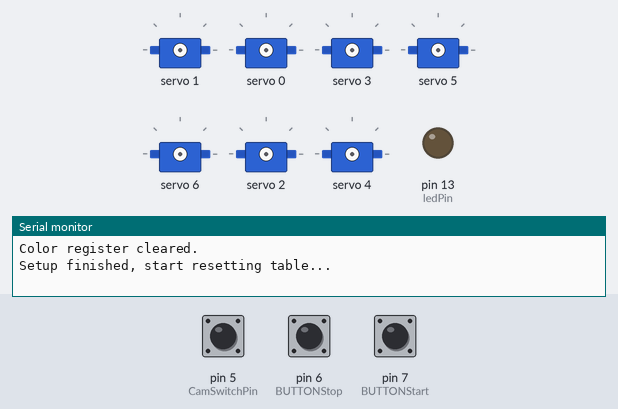
A sketch run on a simulated Arduino Uno, built with avr-gcc and run on an emulated ATmega328P. Shown: 7 × servo, output pins drawn as LEDs (lit = HIGH), the last lines printed to the serial monitor. The test bench sets the inputs (shaded band); at power-on: pin 6 (BUTTONStop) HIGH, pin 5 (CamSwitchPin) HIGH, pin 7 (BUTTONStart) HIGH. Pins used as bus, display or sensor lines are not drawn.

Above: at 1.2 s.
1.3 s: pin 6 (BUTTONStop) pulled LOW for 0.15 s
At 1.8 s:
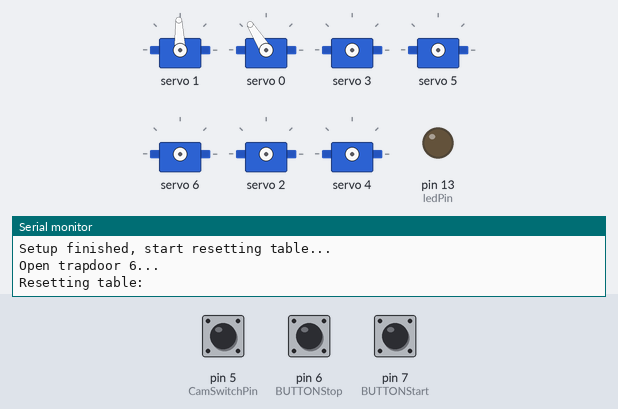
2.9 s: pin 5 (CamSwitchPin) pulled LOW for 3.2 s
At 7.5 s:
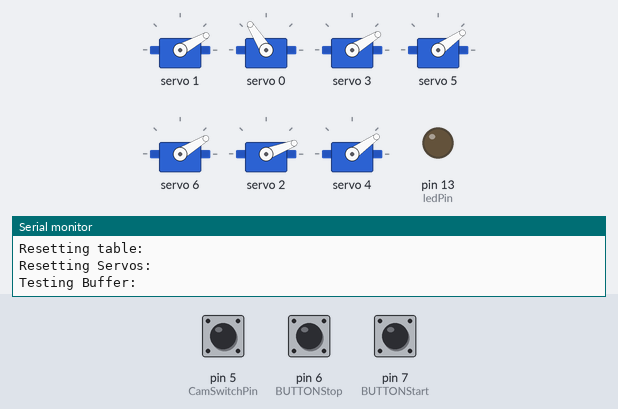
7.6 s: pin 6 (BUTTONStop) pulled LOW for 3.2 s
At 10.8 s:
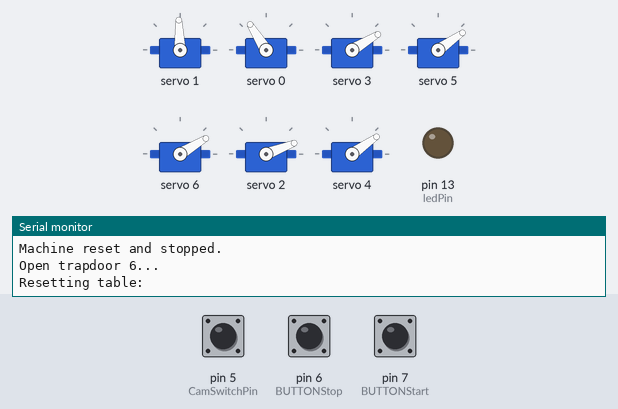
12.3 s: pin 5 (CamSwitchPin) pulled LOW for 3.2 s
At 18.3 s:
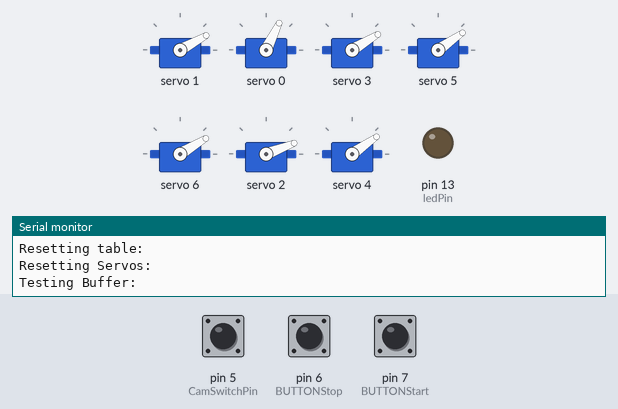
20.1 s: pin 7 (BUTTONStart) pulled LOW for 0.15 s
At 21.6 s:
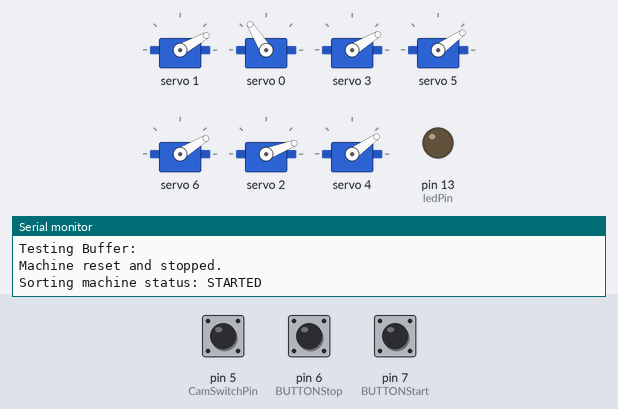
Timing chart, 0 to 22.7 s (numbered marks = the images above; inputs shaded):
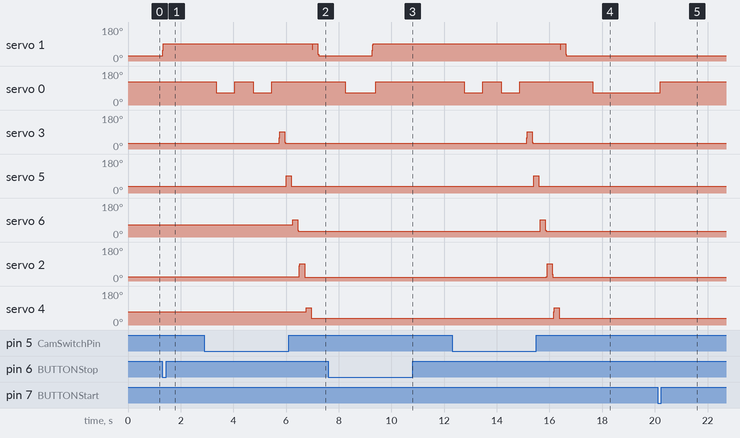

Measured:
- after the input at 1.3 s, servo 1: 28° → 92° at once
- after the input at 2.9 s, servo 1: 92° → 29° after 4.3 s; servo 0: alternates 122° for 0.70 s and 64° for 0.70 s, 4 changes in all, then stays 122°, starting after 0.45 s; servo 3: 30° → 92° after 2.8 s, → 31° 0.21 s later; servo 5: 37° → 92° after 3.1 s, → 35° 0.19 s later; servo 6: 65° → 92° after 3.4 s, → 31° 0.19 s later
- after the input at 7.6 s, servo 1: 29° → 92° after 1.7 s
- after the input at 12.3 s, servo 1: 92° → 29° after 4.3 s; servo 0: goes 64° 0.70 s, 122° 0.70 s, 64° 0.70 s, 122° 2.8 s, then 64°, starting after 0.45 s; servo 3: 31° → 92° after 2.8 s, → 31° 0.23 s later; servo 5: 35° → 92° after 3.1 s, → 35° 0.23 s later; servo 6: 31° → 92° after 3.3 s, → 31° 0.21 s later
- after the input at 20.1 s, servo 0: 64° → 122° after 0.11 s

The sketch:

SkittlesMachine.ino
```cpp
/*
  Skittles Color Sorting Machine
  Author: Rexo Ludus

  This project was created as part of an educational experience for a group of 10-year-old students
  in primary school. The goal was to spark their curiosity about technology and show how electronics,
  coding, and 3D design can be combined into a fun and working machine.

  The idea was to solve a 'real-world problem': sorting Skittles candy by color. Of course, the kids
  were quick to point out that they could easily sort the candy by hand — and much faster!
  But once they saw the motors, the sensors, and the mechanical arms in action, they were hooked.

  This project includes:
  - Arduino Uno R3 control code
  - 3D printed mechanical parts
  - A PCA9685 servo driver
  - A TCS3200 color sensor
  - Stepper motor turntable
  - Educational value: priceless

  I hope this inspires others to build, share, and promote technical education —
  especially for young minds who are just discovering how awesome engineering can be.

  Feel free to build upon this, remix it, and improve it — but most of all: share it with the next generation.
  De link to the 3D design: https://makerworld.com/en/models/1481101-skittlers-sorter#profileId-1546502

  #MoreKidsInTech
*/

#include <Wire.h>
#include <Adafruit_PWMServoDriver.h>

#define stepSize 10
#define ServoBuffer 0
#define Servo1 3
#define Servo2 5
#define Servo3 6
#define Servo4 2
#define Servo5 4
#define Servo6 1
#define StepDirPin 2
#define StepStepPin 3
#define StepEnablePin 4

#define CamSwitchPin 5
#define BOUNCE_CHECK_MS 5
#define STEP_DELAY_US 500
#define IGNORE_STEPS 150

#define S0 8
#define S1 9
#define S2 10
#define S3 11
#define sensorOut 12
#define ledPin 13
#define BUTTONStop 6
#define BUTTONStart 7

bool isRunning = false;
bool previousButtonState = HIGH;
unsigned long lastToggleTime = 0;
const unsigned long debounceDelay = 200;
int red = 0;
int green = 0;
int blue = 0;
int turnCount = 0;
String colorRegister[7] = { "", "", "", "", "", "", "" };

Adafruit_PWMServoDriver pwm = Adafruit_PWMServoDriver();

int servoMin[7] = {1100, 830, 750, 850, 900, 900, 850};
int servoMax[7] = {1600, 1500, 1500, 1500, 1500, 1500, 1500};
int servos[7] = { 0, 3, 5, 6, 2, 4, 1 };

String colorNames[7] = { "", "Purple", "Red", "Green", "Yellow", "Orange", "Black" };
int colorToPosition(String color) {
  if (color == "Purple") return 1;
  if (color == "Red") return 2;
  if (color == "Green") return 3;
  if (color == "Yellow") return 4;
  if (color == "Orange") return 5;
  if (color == "Black" || color == "-") return 6;
  return -1;
}

void setup() {
  pinMode(S0, OUTPUT);
  pinMode(S1, OUTPUT);
  pinMode(S2, OUTPUT);
  pinMode(S3, OUTPUT);
  pinMode(sensorOut, INPUT);
  pinMode(ledPin, OUTPUT);
  pinMode(BUTTONStart, INPUT_PULLUP);
  pinMode(BUTTONStop, INPUT_PULLUP);

  digitalWrite(ledPin, LOW);
  digitalWrite(S0, HIGH);
  digitalWrite(S1, HIGH);

  pinMode(CamSwitchPin, INPUT_PULLUP);
  Serial.begin(9600);
  pwm.begin();
  pwm.setPWMFreq(60);
  TurnOffServos();

  pinMode(StepDirPin, OUTPUT);
  pinMode(StepStepPin, OUTPUT);
  pinMode(StepEnablePin, OUTPUT);
  digitalWrite(StepEnablePin, HIGH);

  for (int i = 0; i < 7; i++) {
    colorRegister[i] = "";
  }
  Serial.println("Color register cleared.");
  Serial.println("Setup finished, start resetting table...");
  //reset();
}

void loop() {
  bool buttonState = digitalRead(BUTTONStart);

  if (buttonState == LOW && previousButtonState == HIGH && millis() - lastToggleTime > debounceDelay) {
    isRunning = !isRunning;
    lastToggleTime = millis();
    Serial.print("Sorting machine status: ");
    Serial.println(isRunning ? "STARTED" : "STOPPED");
  }

  previousButtonState = buttonState;

  if (isRunning) {
    Turntable();
    ColorCheck();
    ColorServo();
  }

  if (digitalRead(BUTTONStop) == LOW) {
    reset();
    isRunning = false;
    Serial.println("Machine reset and stopped.");
  }

  SerialCommands();
  delay(10);
}

void SerialCommands() {
  if (Serial.available() > 0) {
    String command = Serial.readStringUntil('\n');
    command.toLowerCase();
    command.trim();

    if (command.startsWith("test")) {
      int firstSpaceIndex = command.indexOf(' ');
      int secondSpaceIndex = command.indexOf(' ', firstSpaceIndex + 1);
      int servoNum, testCount = 1;

      if (firstSpaceIndex != -1) {
        servoNum = command.substring(firstSpaceIndex + 1, secondSpaceIndex != -1 ? secondSpaceIndex : command.length()).toInt();
        if (secondSpaceIndex != -1) {
          testCount = command.substring(secondSpaceIndex + 1).toInt();
          testCount = constrain(testCount, 1, 100);
        }

        if (servoNum >= 0 && servoNum < 7) {
          Serial.print("Starting test for servo ");
          Serial.print(servoNum);
          Serial.print(" for ");
          Serial.print(testCount);
          Serial.println(" times.");
          for (int i = 0; i < testCount; i++) {
            RunServo(servoNum);
          }
        } else {
          Serial.println("Servo number out of range.");
        }
      }
    } else if (command.startsWith("validate")) {
      Serial.println("Validating color 25 times...");
      for (int steps = 0; steps < 25; steps++) {
        Turntable();
        delay(100);
        ColorCheck();
      }
    } else if (command.startsWith("turn")) {
      Turntable();
    } else {
      Serial.println("Invalid command.");
    }
  }
}

void TurnOffServos() {
  for (int servoNum = 0; servoNum <= 7; servoNum++) {
    pwm.setPWM(servoNum, 0, 0);
  }
}

void reset() {
  for (int i = 0; i < 7; i++) {
    colorRegister[i] = "";
  }

  Serial.println("Open trapdoor 6...");
  OpenServo(servos[6]);
  Serial.println("Resetting table: ");
  for (int steps = 0; steps < 9; steps++) {
    Turntable();
  }
  Serial.println("Resetting Servos: ");
  for (int i = 1; i < 7; i++) {
    int servoChannel = servos[i];
    RunServo(servoChannel);
  }
  Serial.println("Testing Buffer: ");
  buffer(true);
  buffer(false);
  turnCount = 0;
}

void buffer(bool left) {
  int direction = left ? 1800 : 1200;
  pwm.writeMicroseconds(ServoBuffer, direction);
  delay(1000);
  TurnOffServos();
}

void RunServo(int servoNum) {
  int minPulse = servoMin[servoNum];
  int maxPulse = servoMax[servoNum];
  for (uint16_t microsec = minPulse; microsec < maxPulse; microsec += stepSize) {
    pwm.writeMicroseconds(servoNum, microsec);
  }
  delay(150);
  for (uint16_t microsec = maxPulse; microsec > minPulse; microsec -= stepSize) {
    pwm.writeMicroseconds(servoNum, microsec);
  }
  delay(10);
  TurnOffServos();
}

void OpenServo(int servoNum) {
  int minPulse = servoMin[servoNum];
  int maxPulse = servoMax[servoNum];
  for (uint16_t microsec = minPulse; microsec < maxPulse; microsec += stepSize) {
    pwm.writeMicroseconds(servoNum, microsec);
  }
  TurnOffServos();
}

void Turntable() {
  delay(100);
  digitalWrite(StepEnablePin, LOW);
  digitalWrite(StepDirPin, false);

  int bufferPulse = (turnCount / 2) % 2 == 0 ? 1800 : 1200;
  turnCount++;

  for (int stepCount = 0; stepCount < IGNORE_STEPS; stepCount++) {
    digitalWrite(StepStepPin, HIGH);
    pwm.writeMicroseconds(ServoBuffer, bufferPulse);
    delayMicroseconds(STEP_DELAY_US);
    digitalWrite(StepStepPin, LOW);
    delayMicroseconds(STEP_DELAY_US);
  }

  while (digitalRead(CamSwitchPin) == HIGH) {
    digitalWrite(StepStepPin, HIGH);
    pwm.writeMicroseconds(ServoBuffer, bufferPulse);
    delayMicroseconds(STEP_DELAY_US);
    digitalWrite(StepStepPin, LOW);
    delayMicroseconds(STEP_DELAY_US);
  }

  digitalWrite(StepEnablePin, HIGH);
  pwm.setPWM(ServoBuffer, 0, 0);

  for (int i = 6; i > 0; i--) {
    colorRegister[i] = colorRegister[i - 1];
  }
}

void ColorServo() {
  for (int i = 1; i < 7; i++) {
    String color = colorRegister[i];
    int desiredPosition = colorToPosition(color);

    if (desiredPosition == i) {
      RunServo(servos[i]);
      Serial.print("\u2192 Color "); Serial.print(color);
      Serial.print(" activated at position "); Serial.println(i);
    }
  }

  Serial.print("Color Register: ");
  for (int i = 0; i < 7; i++) {
    Serial.print(colorRegister[i]); Serial.print(" ");
  }
  Serial.println();
}

void ColorCheck() {
  digitalWrite(ledPin, HIGH);
  delay(250);
  digitalWrite(S2, LOW); digitalWrite(S3, LOW);
  int r = pulseIn(sensorOut, LOW);
  digitalWrite(S2, HIGH); digitalWrite(S3, HIGH);
  int g = pulseIn(sensorOut, LOW);
  digitalWrite(S2, LOW); digitalWrite(S3, HIGH);
  int b = pulseIn(sensorOut, LOW);
  digitalWrite(ledPin, LOW);

  colorRegister[0] = detectColor(r, g, b);
  Serial.print("Red: "); Serial.print(r);
  Serial.print("  Green: "); Serial.print(g);
  Serial.print("  Blue: "); Serial.print(b);
  Serial.print("  --> Detected as: ");
  Serial.println(colorRegister[0]);
}

String detectColor(int r, int g, int b) {
  if (r >= 18 && r <= 22 && g >= 25 && g <= 35 && b >= 25 && b <= 28) return "Red";
  if (r >= 10 && r <= 14 && g >= 9 && g <= 17 && b >= 17 && b <= 20) return "Yellow";
  if (r >= 15 && r <= 23 && g >= 14 && g <= 22 && b >= 15 && b <= 24) return "Green";
  if (r >= 13 && r <= 16 && g >= 23 && g <= 27 && b >= 18 && b <= 25) return "Orange";
  if (r >= 21 && r <= 32 && g >= 25 && g <= 37 && b >= 20 && b <= 30) return "Purple";
  if (r >= 29 && r <= 31 && g >= 30 && g <= 31 && b >= 25 && b <= 26) return "-";
  return "Unknown";
}
```
